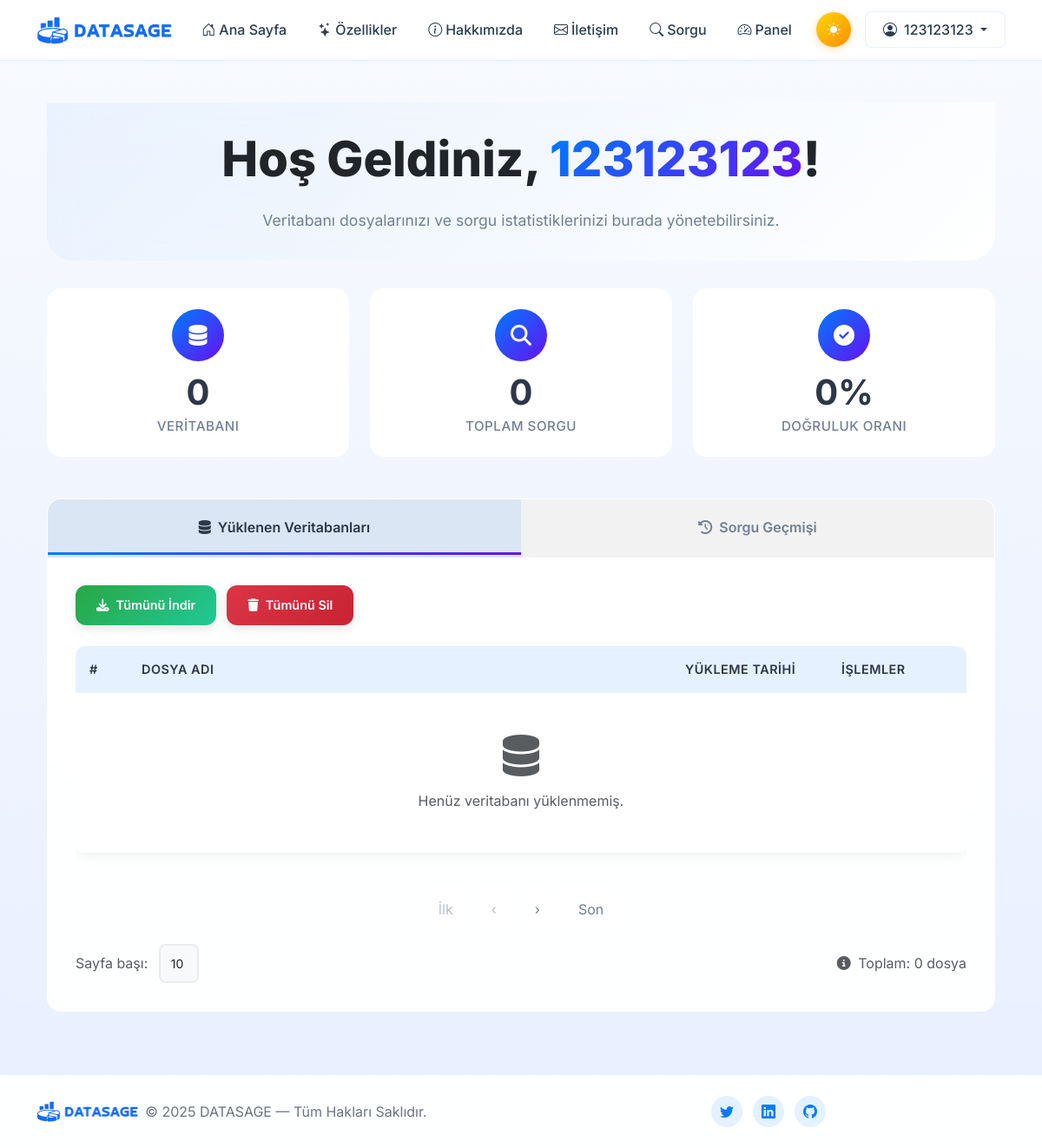
/dashboard (signed in), run on an earlier commit of the app's database.
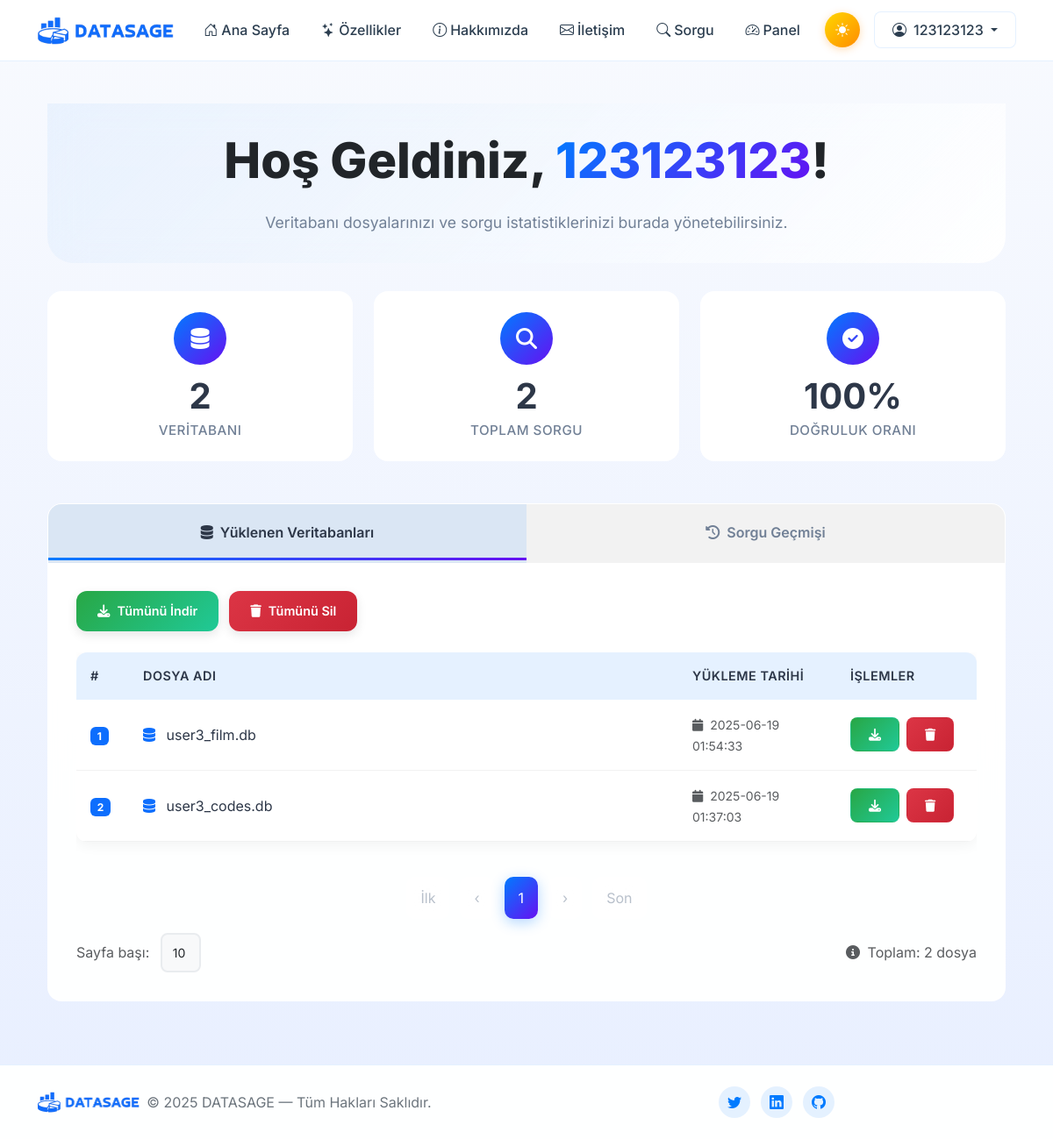
And on a later commit of the database.
### tables this page shows
CREATE TABLE db_uploads (
        id INTEGER PRIMARY KEY AUTOINCREMENT,
        user_id INTEGER,
        filename TEXT,
        uploaded_at DATETIME DEFAULT CURRENT_TIMESTAMP,
        FOREIGN KEY (user_id) REFERENCES users(id)
    );

### app.py (the view)
@app.route("/dashboard")
@login_required
def dashboard():
    user_id = session["user_id"]
    query_filter = request.args.get("query_filter", "")
    sort_order = request.args.get("sort_order", "desc").lower()
    try:
        page = int(request.args.get("page", 1))
        per_page = int(request.args.get("per_page", 10))
        if per_page not in [10, 15, 20]:
            per_page = 10
    except:
        page = 1
        per_page = 10
    try:
        uploads_page = int(request.args.get("uploads_page", 1))
        uploads_per_page = int(request.args.get("uploads_per_page", 10))
        if uploads_per_page not in [10, 15, 20]:
            uploads_per_page = 10
    except:
        uploads_page = 1
        uploads_per_page = 10
    if sort_order not in ["asc", "desc"]:
        sort_order = "desc"
    conn = sqlite3.connect("database.sqlite")
    conn.row_factory = sqlite3.Row
    uploads_count = conn.execute(
        "SELECT COUNT(*) FROM db_uploads WHERE user_id = ?", (user_id,)
    ).fetchone()[0]
    uploads_offset = (uploads_page - 1) * uploads_per_page
    uploads_total_pages = (uploads_count + uploads_per_page - 1) // uploads_per_page
    uploads = conn.execute("""
        SELECT * FROM db_uploads
        WHERE user_id = ?
        ORDER BY uploaded_at DESC
        LIMIT ? OFFSET ?
    """, (user_id, uploads_per_page, uploads_offset)).fetchall()
    uploads_start_page = max(1, uploads_page - 2)
    uploads_end_page = min(uploads_page + 2, uploads_total_pages)
    history_query = "SELECT * FROM query_history WHERE user_id = ?"
    params = [user_id]
    if query_filter:
        history_query += " AND LOWER(question) LIKE ?"
        params.append(f"%{query_filter.lower()}%")
    history_query += f" ORDER BY timestamp {sort_order.upper()}"
    count_query = "SELECT COUNT(*) FROM query_history WHERE user_id = ?"
    count_params = [user_id]
    if query_filter:
        count_query += " AND LOWER(question) LIKE ?"
        count_params.append(f"%{query_filter.lower()}%")
    total_queries = conn.execute(count_query, count_params).fetchone()[0]
    successful_queries = conn.execute("""
        SELECT COUNT(*) FROM query_history
        WHERE user_id = ? AND result NOT LIKE '%Hata%'
    """, (user_id,)).fetchone()[0]
    if total_queries > 0:
        success_rate = round((successful_queries / total_queries) * 100)
    else:
        success_rate = 0
    offset = (page - 1) * per_page
    history_query += " LIMIT ? OFFSET ?"
    params.extend([per_page, offset])
    history = conn.execute(history_query, params).fetchall()
    indexed_history = list(enumerate(history, offset + 1))
    total_pages = (total_queries + per_page - 1) // per_page
    start_page = max(1, page - 2)
    end_page = min(page + 2, total_pages)
    conn.close()
    return render_template(
        "dashboard.html",
        uploads=uploads,
        uploads_page=uploads_page,
        uploads_per_page=uploads_per_page,
        uploads_count=uploads_count,
        uploads_total_pages=uploads_total_pages,
        uploads_start_page=uploads_start_page,
        uploads_end_page=uploads_end_page,
        history=indexed_history,
        page=page,
        per_page=per_page,
        total_queries=total_queries,
        total_pages=total_pages,
        start_page=start_page,
        end_page=end_page,
        successful_queries=successful_queries,
        success_rate=success_rate,
    )

### app.py (called while the page is built)
def login_required(view_func):
    @wraps(view_func)
    def wrapped_view(**kwargs):
        if "user_id" not in session:
            flash("Bu sayfayı görüntülemek için giriş yapmalısınız.", "warning")
            return redirect(url_for("auth.login"))
        return view_func(**kwargs)
    return wrapped_view

### templates/dashboard.html (shortened to what this page needs)
{% extends "base.html" %}
{% block content %}
<div class="container py-4">
  <section class="welcome-section" data-aos="fade-down">
    <div class="text-center">
      <h1 class="hero-title">
        Hoş Geldiniz, <span class="text-gradient">{{ session.username | default('Kullanıcı') }}</span>!
      </h1>
      <p class="welcome-subtitle">Veritabanı dosyalarınızı ve sorgu istatistiklerinizi burada yönetebilirsiniz.</p>
    </div>
  </section>
  <section class="stats-container" data-aos="fade-up" data-aos-delay="100">
    <div class="stat-card">
      <div class="stat-icon">
        <i class="fas fa-database"></i>
      </div>
      <div class="stat-number">{{ uploads_count or 0 }}</div>
      <div class="stat-label">Veritabanı</div>
    </div>
    <div class="stat-card">
      <div class="stat-icon">
        <i class="fas fa-search"></i>
      </div>
      <div class="stat-number">{{ total_queries or 0 }}</div>
      <div class="stat-label">Toplam Sorgu</div>
    </div>
    <div class="stat-card">
      <div class="stat-icon">
        <i class="fas fa-check-circle"></i>
      </div>
      <div class="stat-number">{{ success_rate }}%</div>
      <div class="stat-label">Doğruluk Oranı</div>
    </div>
  </section>
  <section class="tab-container" data-aos="fade-up" data-aos-delay="200">
    <div class="tab-nav">
      <button class="tab-button active" onclick="switchTab('databases')" id="databases-tab">
        <i class="fas fa-database me-2"></i>Yüklenen Veritabanları
      </button>
      <button class="tab-button" onclick="switchTab('queries')" id="queries-tab">
        <i class="fas fa-history me-2"></i>Sorgu Geçmişi
      </button>
    </div>
    <div class="tab-content">
      <div class="tab-pane active" id="databases-content">
        <div class="action-buttons">
          <a href="{{ url_for('download_all_dbs') }}"
             class="btn-modern btn-success-modern {% if uploads|length == 0 %}disabled{% endif %}">
            <i class="fas fa-download"></i>
            Tümünü İndir
          </a>
          <a href="{{ url_for('delete_all_uploads') }}"
             class="btn-modern btn-danger-modern {% if uploads|length == 0 %}disabled{% endif %}"
             onclick="return confirm('Tüm veritabanlarını silmek istediğinize emin misiniz?')">
            <i class="fas fa-trash"></i>
            Tümünü Sil
          </a>
        </div>
        <div class="table-responsive">
          <table class="table table-modern">
            <thead>
              <tr>
                <th style="width: 60px;">#</th>
                <th>Dosya Adı</th>
                <th style="width: 180px;">Yükleme Tarihi</th>
                <th style="width: 160px;">İşlemler</th>
              </tr>
            </thead>
            <tbody>
              {% for db in uploads %}
              <tr>
                <td><span class="badge bg-primary">{{ loop.index }}</span></td>
                <td style="overflow-wrap:anywhere;">
                  <i class="fas fa-database text-primary me-2"></i>
                  {{ db.filename }}
                </td>
                <td>
                  <small class="text-muted">
                    <i class="fas fa-calendar me-1"></i>
                    {{ db.uploaded_at }}
                  </small>
                </td>
                <td>
                  <div class="d-flex gap-2">
                    <a href="{{ url_for('download_db', filename=db.filename) }}"
                       class="btn btn-sm btn-success-modern">
                      <i class="fas fa-download"></i>
                    </a>
                    <a href="{{ url_for('delete_upload', upload_id=db.id) }}"
                       class="btn btn-sm btn-danger-modern"
                       onclick="return confirm('Bu dosyayı silmek istediğinize emin misiniz?')">
                      <i class="fas fa-trash"></i>
                    </a>
                  </div>
                </td>
              </tr>
              {% else %}
              <tr>
                <td colspan="4" class="text-center py-5">
                  <i class="fas fa-database text-muted mb-3" style="font-size: 3rem;"></i>
                  <p class="text-muted mb-0">Henüz veritabanı yüklenmemiş.</p>
                </td>
              </tr>
              {% endfor %}
            </tbody>
          </table>
        </div>
        <nav aria-label="Veritabanı dosyaları sayfalama" class="mt-4">
          <ul class="pagination pagination-modern">
            <li class="page-item {% if uploads_page == 1 %}disabled{% endif %}">
              <a class="page-link" href="?uploads_page=1&uploads_per_page={{ uploads_per_page }}">İlk</a>
            </li>
            <li class="page-item {% if uploads_page == 1 %}disabled{% endif %}">
              <a class="page-link" href="?uploads_page={{ uploads_page-1 }}&uploads_per_page={{ uploads_per_page }}">‹</a>
            </li>
            {% for p in range(uploads_start_page, uploads_end_page+1) %}
              <li class="page-item {% if p == uploads_page %}active{% endif %}">
                <a class="page-link" href="?uploads_page={{ p }}&uploads_per_page={{ uploads_per_page }}">{{ p }}</a>
              </li>
            {% endfor %}
            <li class="page-item {% if uploads_page == uploads_total_pages %}disabled{% endif %}">
              <a class="page-link" href="?uploads_page={{ uploads_page+1 }}&uploads_per_page={{ uploads_per_page }}">›</a>
            </li>
            <li class="page-item {% if uploads_page == uploads_total_pages %}disabled{% endif %}">
              <a class="page-link" href="?uploads_page={{ uploads_total_pages }}&uploads_per_page={{ uploads_per_page }}">Son</a>
            </li>
          </ul>
        </nav>
        <div class="d-flex justify-content-between align-items-center mt-3">
          <form method="get" class="d-inline-block">
            <label for="uploads_per_page" class="me-2 text-muted">Sayfa başı:</label>
            <select name="uploads_per_page" id="uploads_per_page" onchange="this.form.submit()" class="form-select form-select-sm d-inline-block w-auto">
              <option value="10" {% if uploads_per_page == 10 %}selected{% endif %}>10</option>
            </select>
          </form>
          <span class="text-muted">
            <i class="fas fa-info-circle me-1"></i>
            Toplam: {{ uploads_count }} dosya
          </span>
        </div>
      </div>
    </div>
  </section>
</div>
<link href="https://cdnjs.cloudflare.com/ajax/libs/aos/2.3.4/aos.css" rel="stylesheet">
{% endblock %}

### templates/base.html (shortened to what this page needs)
<!DOCTYPE html>
<html lang="tr" data-bs-theme="light">
<head>
    <link href="https://cdn.jsdelivr.net/npm/bootstrap@5.3.0/dist/css/bootstrap.min.css" rel="stylesheet">
    <link href="https://cdn.jsdelivr.net/npm/bootstrap-icons@1.11.0/font/bootstrap-icons.min.css" rel="stylesheet">
    <link href="https://unpkg.com/aos@2.3.1/dist/aos.css" rel="stylesheet">
    <link href="https://cdnjs.cloudflare.com/ajax/libs/font-awesome/6.5.0/css/all.min.css" rel="stylesheet">
</head>
<body>
<nav class="navbar navbar-expand-lg" id="main-navbar">
  <div class="container">
    <a class="navbar-brand" href="{{ url_for('index') }}">
      <img id="navbar-logo" src="{{ url_for('static', filename='images/logo-navbar.png') }}" alt="DATASAGE Logo" style="height: 32px;">
    </a>
    <div class="collapse navbar-collapse" id="navbarNav">
      <ul class="navbar-nav me-auto">
        <li class="nav-item">
          <a class="nav-link" href="{{ url_for('index') }}">
            <i class="bi bi-house-door me-1"></i>Ana Sayfa
          </a>
        </li>
        <li class="nav-item">
          <a class="nav-link" href="{{ url_for('index') }}#features">
            <i class="bi bi-stars me-1"></i>Özellikler
          </a>
        </li>
        <li class="nav-item">
          <a class="nav-link" href="{{ url_for('about') }}">
            <i class="bi bi-info-circle me-1"></i>Hakkımızda
          </a>
        </li>
        <li class="nav-item">
          <a class="nav-link" href="{{ url_for('contact') }}">
            <i class="bi bi-envelope me-1"></i>İletişim
          </a>
        </li>
        {% if session.username %}
          <li class="nav-item">
            <a class="nav-link" href="{{ url_for('ask') }}">
              <i class="bi bi-search me-1"></i>Sorgu
            </a>
          </li>
          <li class="nav-item">
            <a class="nav-link" href="{{ url_for('dashboard') }}">
              <i class="bi bi-speedometer2 me-1"></i>Panel
            </a>
          </li>
        {% endif %}
      </ul>
      <div class="d-flex align-items-center gap-3">
        <button id="theme-toggle" class="theme-toggle-btn" title="Tema Değiştir">
          <i id="theme-icon" class="bi bi-sun-fill"></i>
        </button>
        {% if session.username %}
          <div class="dropdown">
            <a class="btn btn-user dropdown-toggle" href="#" data-bs-toggle="dropdown">
              <i class="bi bi-person-circle me-2"></i>{{ session.username }}
            </a>
          </div>
        {% endif %}
      </div>
    </div>
  </div>
</nav>
<div id="page-content-wrapper">
    <div class="container mt-4">
        {% block content %}{% endblock %}
    </div>
</div>
<footer class="footer mt-5 py-4">
  <div class="container">
    <div class="row align-items-center">
      <div class="col-md-6">
        <div class="d-flex align-items-center">
          <img src="{{ url_for('static', filename='images/logo-navbar.png') }}" alt="DATASAGE" height="24" class="me-2">
          <span>© 2025 DATASAGE — Tüm Hakları Saklıdır.</span>
        </div>
      </div>
      <div class="col-md-6 text-md-end">
        <div class="social-links">
          <a href="#" class="social-link" title="Twitter"><i class="bi bi-twitter"></i></a>
          <a href="#" class="social-link" title="LinkedIn"><i class="bi bi-linkedin"></i></a>
          <a href="https://github.com/AleksDulda/DataSage" class="social-link" title="GitHub"><i class="bi bi-github"></i></a>
        </div>
      </div>
    </div>
  </div>
</footer>
</body>
</html>

### templates/base.html (style rules this page uses)
:root { --primary-color: #007bff; --secondary-color: #6610f2; --accent-color: #2c3e50; --text-muted: #6c757d; --light-bg: #f8fafe; --border-color: rgba(0, 123, 255, 0.1); --shadow: rgba(0, 0, 0, 0.1); --success-color: #28a745; --border-light: #e9ecef; --input-bg: #f8f9fa; --dark-bg: #15171d; --dark-surface: #1e2329; --dark-border: #2d3748; --dark-text: #f4f7fa; --dark-muted: #a9b5c7; --transition: all 0.3s ease; }
* { transition: var(--transition); }
body { font-family: 'Inter', -apple-system, BlinkMacSystemFont, 'Segoe UI', sans-serif; padding-top: 70px; background: linear-gradient(180deg, var(--light-bg) 0%, #e8efff 100%); min-height: 100vh; display: flex; flex-direction: column; }
#page-content-wrapper { flex: 1; }
#main-navbar { position: fixed; top: 0; width: 100%; z-index: 1030; background: rgba(255, 255, 255, 0.95) !important; backdrop-filter: blur(10px); border-bottom: 1px solid var(--border-color); height: 70px; }
.navbar-nav .nav-link { font-weight: 500; padding: 8px 16px !important; border-radius: 8px; margin: 0 2px; color: var(--accent-color) !important; }
.theme-toggle-btn { background: linear-gradient(135deg, #ffd700, #ff8c00); border: none; border-radius: 50%; width: 40px; height: 40px; display: flex; align-items: center; justify-content: center; cursor: pointer; box-shadow: 0 2px 10px rgba(255, 140, 0, 0.3); color: white; }
.btn { font-weight: 500; border-radius: 8px; padding: 8px 20px; transition: var(--transition); }
.btn-user { background: rgba(255, 255, 255, 0.1); border: 1px solid var(--border-color); color: var(--accent-color); text-decoration: none; }
.form-control, .form-select { border: 2px solid var(--border-light); border-radius: 8px; padding: 10px 12px; background: var(--input-bg); transition: var(--transition); }
.footer { background: rgba(255, 255, 255, 0.95); border-top: 1px solid var(--border-color); backdrop-filter: blur(10px); color: var(--text-muted); }
.social-links { display: flex; gap: 12px; justify-content: center; }
.social-link { width: 36px; height: 36px; border-radius: 50%; background: var(--border-color); display: flex; align-items: center; justify-content: center; color: var(--primary-color); text-decoration: none; transition: var(--transition); }

What changed in the data, as far as the page shows it:
added db_uploads: filename "user3_film.db", uploaded_at "2025-06-19 01:54:33"
added db_uploads: filename "user3_codes.db", uploaded_at "2025-06-19 01:37:03"
Also different on the page:
{{ uploads_count or 0 }}: "0" → "2"
{{ total_queries or 0 }}: "0" → "2"
{{ success_rate }}: "0" → "100"
{{ uploads_count }}: "0" → "2"
new list line: "1"
text no longer shown: "Henüz veritabanı yüklenmemiş."
